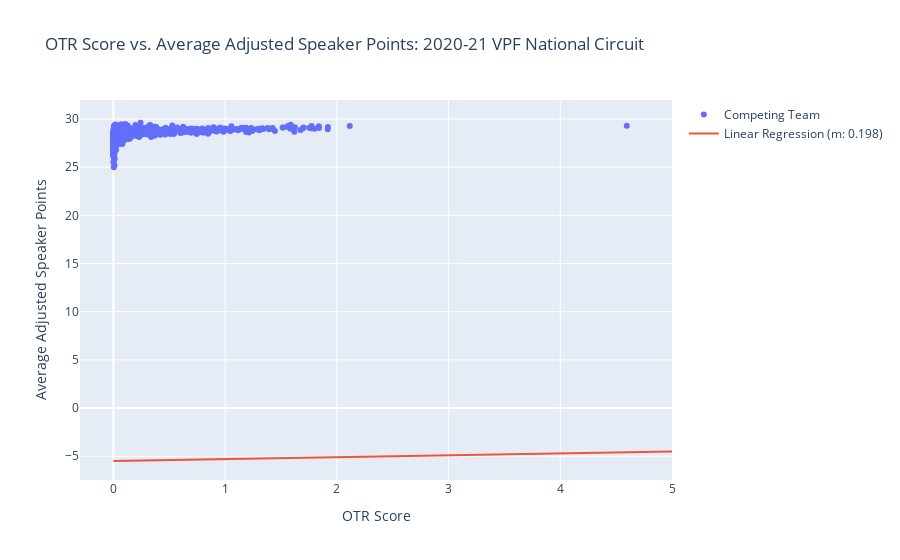

Here is the notebook cell this chart was saved with:
### Markdown cell above
## Create our scatter plot with Plotly

### Code cell
layout = go.Layout(
    title = "OTR Score vs. Average Adjusted Speaker Points: 2020-21 VPF National Circuit", 
    xaxis = {"title": "OTR Score"},
    yaxis = {"title": "Average Adjusted Speaker Points"}, 
)

fig = go.Figure(layout=layout)

fig.add_trace(go.Scatter(
    x = dependentData,
    y = independentData,
    mode = 'markers',
    name = "Competing Team"
))

fig.add_trace(go.Scatter(
    x = LRX,
    y = LRY,
    mode = 'lines', 
    name = f"Linear Regression (m: {round(m, 3)})"
))

iplot(fig)

### Figure 1 — Plotly figure (JSON) as saved in the notebook; plotly's stock layout.template omitted (floating-point values rounded to 4 significant figures; data arrays with more than 128 entries replaced by an {"elided": "..."} marker saying what was removed)
{"data": [{"mode": "markers", "name": "Competing Team", "type": "scatter", "x": {"elided": "2560 float values"}, "y": {"elided": "2560 float values"}}, {"mode": "lines", "name": "Linear Regression (m: 0.198)", "type": "scatter", "x": [0, 5], "y": [-5.49, -4.498]}], "layout": {"title": {"text": "OTR Score vs. Average Adjusted Speaker Points: 2020-21 VPF National Circuit"}, "xaxis": {"title": {"text": "OTR Score"}}, "yaxis": {"title": {"text": "Average Adjusted Speaker Points"}}}}
